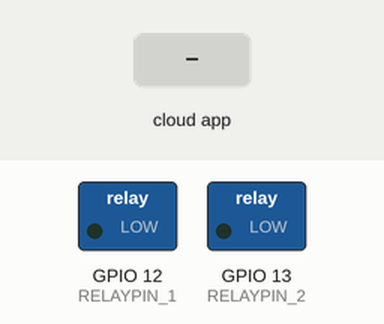
This sketch was run on a simulated ESP8266 (NodeMCU). On the bench: switched loads named in the sketch (green lamp = pin HIGH). The inputs (shaded band) are chosen by the test bench. WiFi joins after 1.5 s; servers stay silent unless stated; what the sketch prints to the serial monitor is not drawn.

Above: at 2.7 s.
2.8 s: the phone or cloud app sets 6798b7a9113ff42c99b93d56 to 1
At 4.0 s:
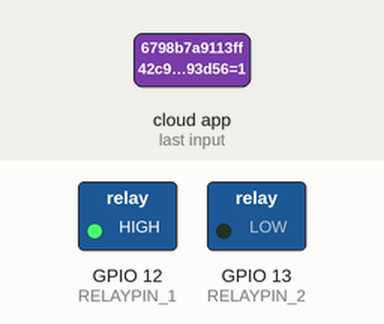
4.3 s: the phone or cloud app sets 6798b7cbb15d6ea198ec3209 to 1
At 5.4 s:
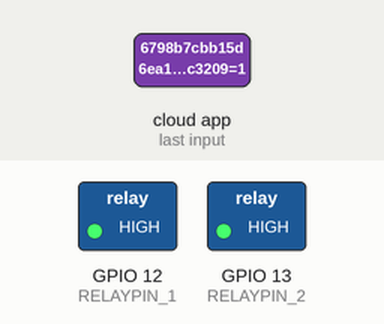
5.8 s: the phone or cloud app sets 6798b7a9113ff42c99b93d56 to 0
At 6.6 s:
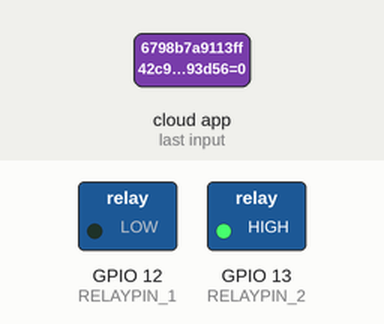
7.3 s: the phone or cloud app sets 6798b7cbb15d6ea198ec3209 to 0
At 7.7 s:
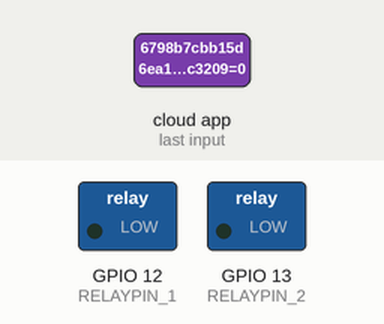
Timing chart, 0 to 9.8 s (numbered marks = the images above; inputs shaded):
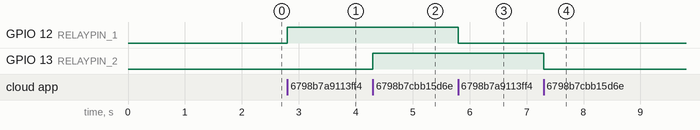

Measured:
- after the input at 2.8 s, GPIO 12 (RELAYPIN_1): LOW → HIGH at once
- after the input at 4.3 s, GPIO 13 (RELAYPIN_2): LOW → HIGH at once
- after the input at 5.8 s, GPIO 12 (RELAYPIN_1): HIGH → LOW at once
- after the input at 7.3 s, GPIO 13 (RELAYPIN_2): HIGH → LOW at once

The sketch:

voice-activated-led.ino
```cpp
/*
 * Simple example for how to use multiple SinricPro Switch devices:
 * For integrating your devices with Google Home:
 * - Set up your SinricPro account at https://sinric.pro
 * - Link your SinricPro account with Google Home through the Google Assistant app:
 *   - Add the "SinricPro" service and follow the prompts to connect your devices.
 * - Once linked, you can control your switches using voice commands via Google Assistant.
 */

#ifdef ENABLE_DEBUG
   #define DEBUG_ESP_PORT Serial
   #define NODEBUG_WEBSOCKETS
   #define NDEBUG
#endif

#include <Arduino.h>
#if defined(ESP8266)
  #include <ESP8266WiFi.h>
#elif defined(ESP32) || defined(ARDUINO_ARCH_RP2040)
  #include <WiFi.h>
#endif

#include "SinricPro.h"
#include "SinricProSwitch.h"

#define WIFI_SSID         "Merlin"
#define WIFI_PASS         "244466666"
#define APP_KEY           "69068261-bf4f-4379-9664-7e31f25d479a"
#define APP_SECRET        "b72717fc-c62b-45f4-8161-6d6c8ee7ebdc-31dd1bad-c942-4924-99f5-36636c44256a"

#define SWITCH_ID_1       "6798b7a9113ff42c99b93d56"
#define RELAYPIN_1        12

#define SWITCH_ID_2       "6798b7cbb15d6ea198ec3209"
#define RELAYPIN_2        13

#define BAUD_RATE         115200                // Change baudrate to your need

bool onPowerState1(const String &deviceId, bool &state) {
 Serial.printf("Device 1 turned %s", state?"on":"off");
 digitalWrite(RELAYPIN_1, state ? HIGH:LOW);
 return true; // request handled properly
}

bool onPowerState2(const String &deviceId, bool &state) {
 Serial.printf("Device 2 turned %s", state?"on":"off");
 digitalWrite(RELAYPIN_2, state ? HIGH:LOW);
 return true; // request handled properly
}

// setup function for WiFi connection
void setupWiFi() {
  Serial.printf("\r\n[Wifi]: Connecting");

  #if defined(ESP8266)
    WiFi.setSleepMode(WIFI_NONE_SLEEP);
    WiFi.setAutoReconnect(true);
  #elif defined(ESP32)
    WiFi.setSleep(false);
    WiFi.setAutoReconnect(true);
  #endif

  WiFi.begin(WIFI_SSID, WIFI_PASS);

  while (WiFi.status() != WL_CONNECTED) {
    Serial.printf(".");
    delay(250);
  }

  Serial.printf("connected!\r\n[WiFi]: IP-Address is %s\r\n", WiFi.localIP().toString().c_str());
}

// setup function for SinricPro
void setupSinricPro() {
  // add devices and callbacks to SinricPro
  pinMode(RELAYPIN_1, OUTPUT);
  pinMode(RELAYPIN_2, OUTPUT);

  SinricProSwitch& mySwitch1 = SinricPro[SWITCH_ID_1];
  mySwitch1.onPowerState(onPowerState1);

  SinricProSwitch& mySwitch2 = SinricPro[SWITCH_ID_2];
  mySwitch2.onPowerState(onPowerState2);


  // setup SinricPro
  SinricPro.onConnected([](){ Serial.printf("Connected to SinricPro\r\n"); });
  SinricPro.onDisconnected([](){ Serial.printf("Disconnected from SinricPro\r\n"); });

  SinricPro.begin(APP_KEY, APP_SECRET);
}

// main setup function
void setup() {
  Serial.begin(BAUD_RATE); Serial.printf("\r\n\r\n");
  setupWiFi();
  setupSinricPro();
}

void loop() {
  SinricPro.handle();
}
```
